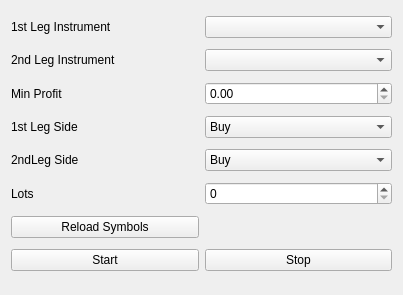
<?xml version="1.0" encoding="UTF-8"?>
<ui version="4.0">
 <class>FormtwoLegStrategy</class>
 <widget class="QWidget" name="FormtwoLegStrategy">
  <property name="geometry">
   <rect>
    <x>0</x>
    <y>0</y>
    <width>403</width>
    <height>295</height>
   </rect>
  </property>
  <property name="windowTitle">
   <string>Two Leg Startegy</string>
  </property>
  <layout class="QGridLayout" name="gridLayout">
   <item row="5" column="1">
    <widget class="QComboBox" name="comboBox1LSide">
     <item>
      <property name="text">
       <string>Buy</string>
      </property>
     </item>
     <item>
      <property name="text">
       <string>Sell</string>
      </property>
     </item>
    </widget>
   </item>
   <item row="4" column="1">
    <widget class="QDoubleSpinBox" name="doubleSpinBoxMinProfit">
     <property name="maximum">
      <double>999999999.000000000000000</double>
     </property>
    </widget>
   </item>
   <item row="5" column="0">
    <widget class="QLabel" name="label_4">
     <property name="text">
      <string>1st Leg Side</string>
     </property>
    </widget>
   </item>
   <item row="0" column="1">
    <widget class="QComboBox" name="comboBox1LSymbol"/>
   </item>
   <item row="6" column="1">
    <widget class="QComboBox" name="comboBox2LSide">
     <item>
      <property name="text">
       <string>Buy</string>
      </property>
     </item>
     <item>
      <property name="text">
       <string>Sell</string>
      </property>
     </item>
    </widget>
   </item>
   <item row="7" column="1">
    <widget class="QSpinBox" name="spinBoxLots">
     <property name="maximum">
      <number>999999999</number>
     </property>
    </widget>
   </item>
   <item row="9" column="0">
    <widget class="QPushButton" name="pushButtonStart">
     <property name="text">
      <string>Start</string>
     </property>
    </widget>
   </item>
   <item row="9" column="1">
    <widget class="QPushButton" name="pushButtonStop">
     <property name="text">
      <string>Stop</string>
     </property>
    </widget>
   </item>
   <item row="2" column="0">
    <widget class="QLabel" name="label_2">
     <property name="text">
      <string>2nd Leg Instrument</string>
     </property>
    </widget>
   </item>
   <item row="4" column="0">
    <widget class="QLabel" name="label_3">
     <property name="text">
      <string>Min Profit</string>
     </property>
    </widget>
   </item>
   <item row="0" column="0">
    <widget class="QLabel" name="label">
     <property name="text">
      <string>1st Leg Instrument</string>
     </property>
    </widget>
   </item>
   <item row="2" column="1">
    <widget class="QComboBox" name="comboBox2LSymbol"/>
   </item>
   <item row="7" column="0">
    <widget class="QLabel" name="label_6">
     <property name="text">
      <string>Lots</string>
     </property>
    </widget>
   </item>
   <item row="6" column="0">
    <widget class="QLabel" name="label_5">
     <property name="text">
      <string>2ndLeg Side</string>
     </property>
    </widget>
   </item>
   <item row="8" column="0">
    <widget class="QPushButton" name="pushButton">
     <property name="text">
      <string>Reload Symbols</string>
     </property>
    </widget>
   </item>
  </layout>
 </widget>
 <resources/>
 <connections/>
</ui>
